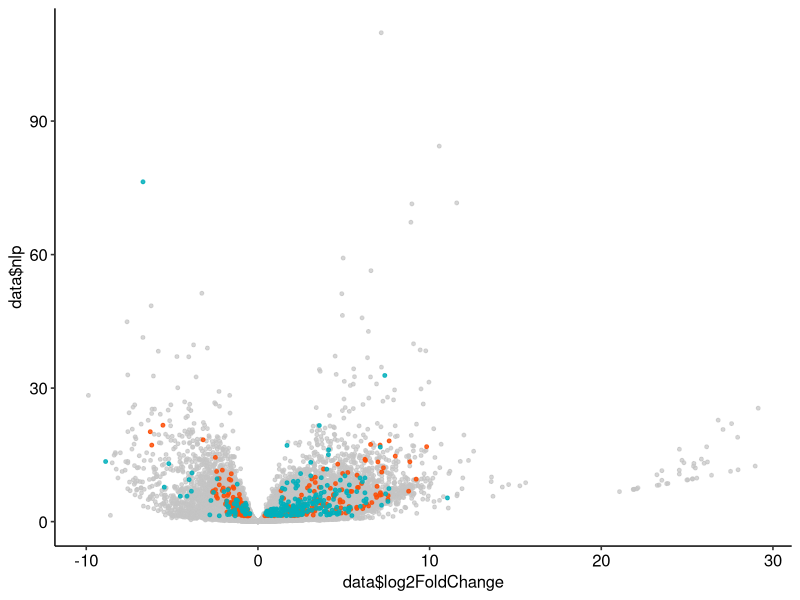

Recreate this plot in R.
#!/usr/bin/Rscript

data<-read.table("GSE145926-severe_COVID-vs-Control.de.Aging.txt",sep="\t",header=TRUE,row.names=1)

#1025 genes in both aging list and DEseq results, before filtering for pvalue
dim(data[data$AgingCluster != 0,])

data<-data[complete.cases(data$padj), ]
#data[data$padj==0,]$padj<-10e-300


data$nlp<-log10(data$padj)*-1
data$AgingCluster<-as.factor(data$AgingCluster)
downdata<-data[data$padj < 0.05 & data$AgingCluster == 2,]
updata<-data[data$padj < 0.05 & data$AgingCluster == 1,]
normdata<-data[data$padj >= 0.05 | data$AgingCluster == 0,]
data$genes<-rownames(data)
dim(downdata)
dim(updata)


library(ggpubr)
library(ggrepel)



colScale <- scale_colour_manual(values=c("#00AFBB","#FC4E07","gray77"))
pdf("GSE145926-volcano-severeSARS2-vs-ctrl.nolab.pdf",height=5.5,width=6,useDingbats=FALSE)
g<-ggplot(data,aes(data$log2FoldChange,data$nlp))+geom_point(pch=19,alpha=0.7,cex=1,data=normdata,aes(x=normdata$log2FoldChange,y=normdata$nlp,color="gray77"))+geom_point(pch=19,alpha=0.85,cex=1,data=downdata,aes(x=downdata$log2FoldChange,y=downdata$nlp,color="#FC4E0"))+geom_point(pch=19,alpha=0.85,cex=1,data=updata,aes(x=updata$log2FoldChange,y=updata$nlp,color="#00AFBB"))+colScale+theme_classic() +theme_pubr()+ theme(legend.position="none")
g
dev.off()


# stats calculation
overlapdata<-data[data$padj < 0.05 & data$AgingCluster != 0,]
nrow(overlapdata)

sub1<-overlapdata[overlapdata$log2FoldChange >0 & overlapdata$AgingCluster == 1,]
nrow(sub1)

sub2<-overlapdata[overlapdata$log2FoldChange >0 & overlapdata$AgingCluster == 2,]
nrow(sub2)

sub3<-overlapdata[overlapdata$log2FoldChange <0 & overlapdata$AgingCluster == 1,]
nrow(sub3)

sub4<-overlapdata[overlapdata$log2FoldChange <0 & overlapdata$AgingCluster == 2,]
nrow(sub4)

sigdata<-data[data$padj < 0.05,]
dim(sigdata[sigdata$log2FoldChange >0,])
dim(sigdata[sigdata$log2FoldChange <0,])

write.table(overlapdata,"severe-overlap-genes.txt",sep="\t",row.names=TRUE)
write.table(sigdata,"severe-significant-genes.txt",sep="\t",row.names=TRUE)
